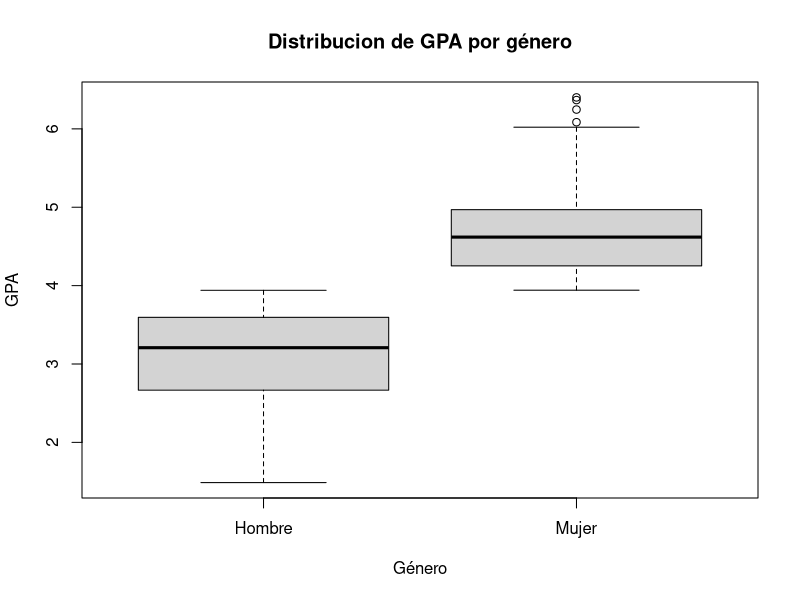
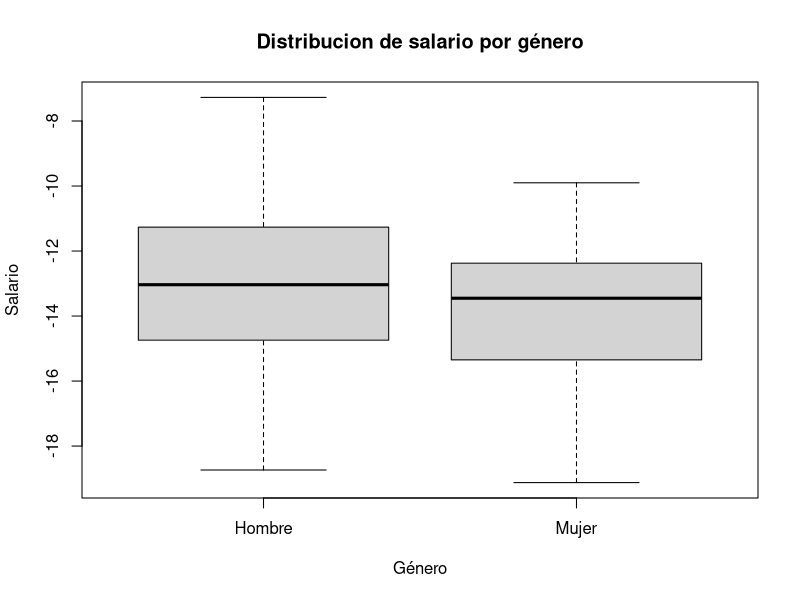

The R script that drew these images, in order:
library(knitr) # Tablas markdown
# Problema 1
  # a) (0.3/5) Con los datos anexos, realice un modelo de regresión lineal y concluya sobre el efecto marginal de cada una de las variables (edad y GPA) mediante una prueba adecuada.
  
    # 0) Importar datos de salario.txt
    
      datos <- read.table('salario.txt', header=TRUE)
      
      head(datos)
      
    
    # 1) Ajustar modelo multiple
      modelo_multiple <- lm(salario ~ GPA + Edad, data = datos)
    
    # 2) Resumen de modelos (coeficientes, t-test para significancia individual, R^2, F-test para significancia global)
      summary(modelo_multiple)
      
      modelo_multiple
      
      # 2.1) Hacer tabla ANOVA
      
        # Modelo reducido (Solo intercepto, porque queremos probar la hipotesis que todas las variables son insignificantes, osea 0)
        modelo_multiple_reducido <- lm(salario ~ 1, data = datos)
        
        # Hacer tabla ANOVA
        
        anova(modelo_multiple_reducido, modelo_multiple)
    
    # 3) Intervalos de confianza
      IC <- confint(modelo_multiple, level=0.95)
      IC
    
  # b) (0.3/5) Realice un boxplot del GPA con respecto al género y con respecto al salario del recién egresado, para saber si pueden existir relaciones entre estas variables. ¿Cree que es importante incluir el género en el análisis?
    
    # 0) Crear vector de genero
      
    genero <- c(rep('Hombre',86), rep('Mujer',89))
    
    datos$genero <- factor(genero, levels=c('Hombre','Mujer'))
    
    # 1) GPA por genero
    
    boxplot(GPA ~ genero, data = datos, main = "Distribucion de GPA por género", xlab="Género", ylab="GPA")
    
    # 2) Salario por genero
    
    boxplot(salario ~ genero, data = datos, main = "Distribucion de salario por género", xlab="Género", ylab="Salario")
  
  # c) (0.4/5) En un modelo que incluye el género, estime el efecto de GPA y el efecto del género. 
    
    # 0) Realizar la regresion lineal multiple con genero, edad y GPA
    
    modelo_genero <- lm(salario ~ genero + Edad + GPA, data = datos)
    
    # 1) Resumen de modelos (coeficientes, t-test para significancia individual, R^2, F-test para significancia global)
    
    summary(modelo_genero)
    
    # 2) Intervalo de confianza para Edad, GPA y generoMujer
    confint(modelo_genero, level=0.95)
    
    # 3) Prueba conjunta
      
      # 3.1) Prueba conjunta con modelos anidados
      
        modelo_genero_restringido <- lm(salario ~ Edad, data = datos)
      
        anova(modelo_genero_restringido, modelo_genero)
      
      # 3.2) Prueba conjunta con restricciones lineales
        
        library(car)
      
        linearHypothesis(modelo_genero, c("GPA = 0","generoMujer = 0"), test = "F")
        
  # d) (0.3/5) Además del consultor político, otro experto cultural explica que el fenómeno en estos municipios es que a las mujeres no se les valora el esfuerzo académico, mientras que a los hombres si se les reconoce en términos de salario. Usando un modelo adecuado, prueba si la afirmación del experto es correcta o no.
        
    # Modelo con interaccion
        
        modelo_interaccion = lm(salario ~ Edad + GPA*genero, data = datos)
        
        summary(modelo_interaccion)
        
        # Prueba conjunta: (i) beta_GPA = 0 y (ii) beta_GPA + beta_GPA:generoMujer = 0
        linearHypothesis(modelo_interaccion, c("GPA = 0", "GPA + GPA:generoMujer = 0"))
        
# Problema 2
        
  # b) Presente la ecuación general y estime un modelo de regresión lineal con intercepto e interprete cada uno de los coeficientes estimados. Recuerde elegir una base específica. ¿Existe alguna relación entre los coeficientes estimados y las estadísticas descriptivas? Si es así, indique cuál es la relación.
        
    library(readxl)
        
    # 0) Leer la hoja 'Restaurantes' del Excel
    
      datos_restaurantes <- read_excel("DatosTarea2.xlsx", sheet="Restaurantes")
      
      head(datos_restaurantes)
      
      # Convertir ciudad a un factor
      
      datos_restaurantes$Programa <- factor(datos_restaurantes$Programa)
      
      # Confirmar niveles
      
      levels(datos_restaurantes$Programa)
      
      # Definir 'Bogotá' como nuestra base
      
      datos_restaurantes$Programa <- relevel(datos_restaurantes$Programa, ref = "Bogotá")
      
  # 1) Ajustar el modelo de regresion
      
      modelo_restaurantes <- lm(Calificación ~ Programa, data = datos_restaurantes)
      
      summary(modelo_restaurantes)
        
      # 1.1) Intervalo de confianza
      
      confint(modelo_restaurantes, level = 0.95)
      
  # c) Presente la ecuación general y estime un modelo de regresión lineal sin intercepto e interprete cada uno de los coeficientes estimados. ¿Existe alguna relación entre los coeficientes estimados y las estadísticas descriptivas? Si es así, indique cuál es la relación.
      
      # 0) Ya datos_restaurantes se le aplico el factor para las variables categoricas, en este caso solo tenemos que implementar el modelo sin intercepto.
      
      modelo_sin_intercepto = lm(Calificación ~ 0 + Programa, data = datos_restaurantes)
      
      # 1) Modelo de regresion lineal sin intercepto
      
      summary(modelo_sin_intercepto)
      
      # 2) Intervalo de confianza
      
      confint(modelo_sin_intercepto, level = 0.95)
      
# Problema 3
      
  # a) Estime un modelo de regresión lineal utilizando todas las variables proporcionadas por la agencia de viajes. Analice la significancia global del modelo y la significancia individual de cada una de las variables explicativas incluidas.
      
      # 0) Importar datos del Excel 'DatosTarea2.xlsx' y la hoja 'EventPlus'
      
        # Importar libreria para leer el Excel
        library(readxl)
        
        # Leer el Excel y la hoja EventPlus
        datos_eventos = read_excel('DatosTarea2.xlsx', sheet="EventPlus ")
        
        # Confirmar importacion correcta de datos
        head(datos_eventos)
      
        # Variables categoricas
        
          # Cliente frecuente
        
          datos_eventos$`Cliente frecuente` <- factor(datos_eventos$`Cliente frecuente`)
          
          datos_eventos$`Cliente frecuente` <- relevel(datos_eventos$`Cliente frecuente`, ref="No")
        
          levels(datos_eventos$`Cliente frecuente`)
          
          # Ubicacion del evento
          
          datos_eventos$`Ubicación del evento` <- factor(datos_eventos$`Ubicación del evento`)
      
          datos_eventos$`Ubicación del evento` <- relevel(datos_eventos$`Ubicación del evento`, ref="Nacional")
          
          levels(datos_eventos$`Ubicación del evento`)
          
          # Tipo de recinto
          
          datos_eventos$`Tipo de Recinto` <- factor(datos_eventos$`Tipo de Recinto`)
          
          datos_eventos$`Tipo de Recinto` <- relevel(datos_eventos$`Tipo de Recinto`, ref = "Hotel")
          
          levels(datos_eventos$`Tipo de Recinto`)
          
          # Catering
          
          datos_eventos$`Incluye catering` <- factor(datos_eventos$`Incluye catering`)
          
          datos_eventos$`Incluye catering` <- relevel(datos_eventos$`Incluye catering`, ref = "No")
          
          levels(datos_eventos$`Incluye catering`)
          
          # Epoca del año
          
          datos_eventos$`Época del año` <- factor(datos_eventos$`Época del año`)
          
          datos_eventos$`Época del año` <- relevel(datos_eventos$`Época del año`, ref = "Regular")
          
          levels(datos_eventos$`Época del año`)
      
      # 1) Significancia individual y global
          
      modelo_eventplus <- lm(`Satisfacción Global` ~ ., data = datos_eventos)
      
      summary(modelo_eventplus)
      
      modelo_reducido <- lm(`Satisfacción Global` ~ 1, data = datos_eventos)

  # b) Con base en los resultados obtenidos en el punto anterior, determine estadísticamente si es necesario excluir de manera simultánea todas las variables que resultaron no significativas en el modelo.
      
      modelo_eventplus_reducido <- lm(`Satisfacción Global` ~ `Duración del evento`+`Contratiempos reportados`+`Número de actividades` +`Incluye catering`+`Tiempo de Respuesta` +`Calificación del ponente principal`, data = datos_eventos)
      
      anova(modelo_eventplus_reducido, modelo_eventplus)
      
  # c) 
      
      # Modelo 1 - La Satisfacción Global explicada por la frecuencia del cliente, si el plan incluye catering, y el tiempo de respuesta.
      
      modelo_1 <- lm(`Satisfacción Global` ~ `Cliente frecuente` + `Incluye catering` + `Tiempo de Respuesta`, data = datos_eventos)
      
      
      # Modelo 2 - La Satisfacción Global explicada por los contratiempos reportados, el número de actividades, la duración del evento y la calificación del ponente principal.
      
      modelo_2 <- lm(`Satisfacción Global` ~ `Contratiempos reportados` + `Número de actividades` + `Duración del evento` + `Calificación del ponente principal`, data = datos_eventos)
      
      # Funcion para sacar R2 ajustado manualmente
      
      n = nrow(datos_eventos)
      
      get_R2ajustado <- function(modelo) {
        
        RSS <- sum(residuals(modelo)^2)
        TSS <- sum( (datos_eventos$`Satisfacción Global`-mean(datos_eventos$`Satisfacción Global`))^2 )
        k <- length(coef(modelo))-1
        R2ajustado <- 1- (RSS/(n-k-1))/(TSS/(n-1))
        return(R2ajustado)
        
        
      } 
      
      R2_modelo_1 <- get_R2ajustado(modelo_1)
      R2_modelo_2 <- get_R2ajustado(modelo_2)
      
      R2_modelo_1
      R2_modelo_2
      
  # d)
      
      # Calculo con linear hypothesis
      
      linearHypothesis(modelo_eventplus_reducido, c(
        "`Duración del evento` = `Número de actividades`"),
        test = "F"
      )
      
      # Calculo manual como combinacion lineal
      
        # Coeficientes
      
        coeficientes <- coef(modelo_eventplus_reducido)
        names(coeficientes)
        
        # Vector de coeficientes
        c <- c(
          0,
          1,
          0,
          -1,
          0
          ,0
          ,0
        )
        
        # simbolo
        valor_combinacion <- 0
        
        # (X(t)X)-1
        
        X <- model.matrix(modelo_eventplus_reducido)
        head(X)
        XtXinv <- solve(t(X)%*%X)
        
        # MSE
        res <- residuals(modelo_eventplus_reducido)
        RSS <- sum(res^2)
        
        n <- nobs(modelo_eventplus_reducido)
        p <- length(coef(modelo_eventplus_reducido))
        
        MSE = RSS/(n-p)
        
        # Numerador
        numerador <- as.numeric(  t(c)%*%coeficientes-valor_combinacion            )
        
        #Denominador
        denominador <- as.numeric ( sqrt( t(c)%*%(MSE*XtXinv  ) %*% c      )            )
        
        # ep
        
        ep = numerador / denominador
        
        # t critico de desigualdad (dos colas)
        
        t_crit <- qt(0.975, n-p)
        
        ep
        t_crit
        
  # e) Haciendo uso del modelo obtenido en el literal (b), determine si la media del nivel de satisfacción global de los participantes supera los 7.5 puntos bajo las siguientes condiciones específicas:
        
        coeficientes <- coef(modelo_eventplus_reducido)
        names(coeficientes)
        
        c <- c(
          1,
          3,
          2,
          8,
          0,
          6,
          7.8
        )
        
        estimador = t(c) %*% coeficientes
        
        estimador
        
        varianza = t(c)%*%vcov(modelo_eventplus_reducido)%*%c
        
        t_critico = qt(0.95, n-p)
        
        IC_1 = estimador - t_critico * sqrt(varianza)
        IC_2 = estimador + t_critico * sqrt(varianza)
        
        IC_1
        IC_2
        
  # f) 
        c = c(
          1,
          4,
          3,
          6,
          1,
          5,
          8.2
          
        )
        
        estimador <- t(c)%*%coeficientes
        
        RSS <- sum(residuals(modelo_eventplus_reducido)^2)
        
        MSE <- RSS/(n-p)
        
        
        varianza <- t(c)%*%(vcov(modelo_eventplus_reducido))%*%c
        
        varianza_mse <- varianza + MSE
        
        t_critico <- qt(0.975, n-p)
        
        IP_1 <- estimador - t_critico * sqrt(varianza_mse)
        IP_2 <- estimador + t_critico * sqrt(varianza_mse)
        
        IP_1
        IP_2
        
        
        
        
        
        
        
      